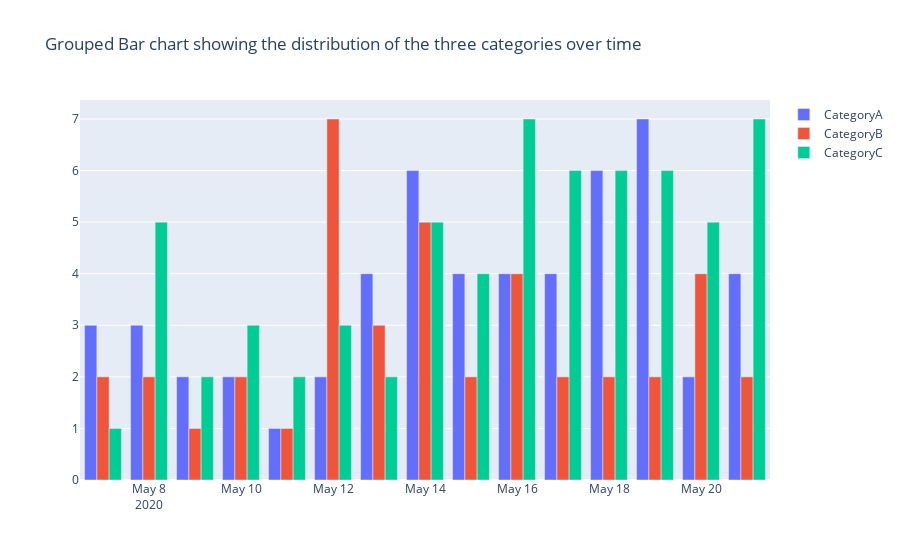

Here is the notebook cell this chart was saved with:
### Markdown cell above
### 2.2 Grouped Bar Chart

### Code cell
df_bar = df.groupby(['date','category']).size().reset_index().rename(columns={0:'category_count'})
plot_bar_group = df_bar.pivot_table(index='date', columns='category', values='category_count', fill_value=0).reset_index()

trace1 = go.Bar(x=plot_bar_group.date, y=plot_bar_group.CategoryA, name = 'CategoryA')
trace2 = go.Bar(x=plot_bar_group.date, y=plot_bar_group.CategoryB, name = 'CategoryB')
trace3 = go.Bar(x=plot_bar_group.date, y=plot_bar_group.CategoryC, name = 'CategoryC')

fig = go.Figure(data=[trace1, trace2, trace3])
fig.update_layout(barmode='group', title_text='Grouped Bar chart showing the distribution of the three categories over time')
iplot(fig)

### Figure 1 — Plotly figure (JSON) as saved in the notebook; plotly's stock layout.template omitted (floating-point values rounded to 4 significant figures)
{"data": [{"name": "CategoryA", "type": "bar", "x": ["2020-05-07", "2020-05-08", "2020-05-09", "2020-05-10", "2020-05-11", "2020-05-12", "2020-05-13", "2020-05-14", "2020-05-15", "2020-05-16", "2020-05-17", "2020-05-18", "2020-05-19", "2020-05-20", "2020-05-21"], "y": [3, 3, 2, 2, 1, 2, 4, 6, 4, 4, 4, 6, 7, 2, 4]}, {"name": "CategoryB", "type": "bar", "x": ["2020-05-07", "2020-05-08", "2020-05-09", "2020-05-10", "2020-05-11", "2020-05-12", "2020-05-13", "2020-05-14", "2020-05-15", "2020-05-16", "2020-05-17", "2020-05-18", "2020-05-19", "2020-05-20", "2020-05-21"], "y": [2, 2, 1, 2, 1, 7, 3, 5, 2, 4, 2, 2, 2, 4, 2]}, {"name": "CategoryC", "type": "bar", "x": ["2020-05-07", "2020-05-08", "2020-05-09", "2020-05-10", "2020-05-11", "2020-05-12", "2020-05-13", "2020-05-14", "2020-05-15", "2020-05-16", "2020-05-17", "2020-05-18", "2020-05-19", "2020-05-20", "2020-05-21"], "y": [1, 5, 2, 3, 2, 3, 2, 5, 4, 7, 6, 6, 6, 5, 7]}], "layout": {"barmode": "group", "title": {"text": "Grouped Bar chart showing the distribution of the three categories over time"}}}
